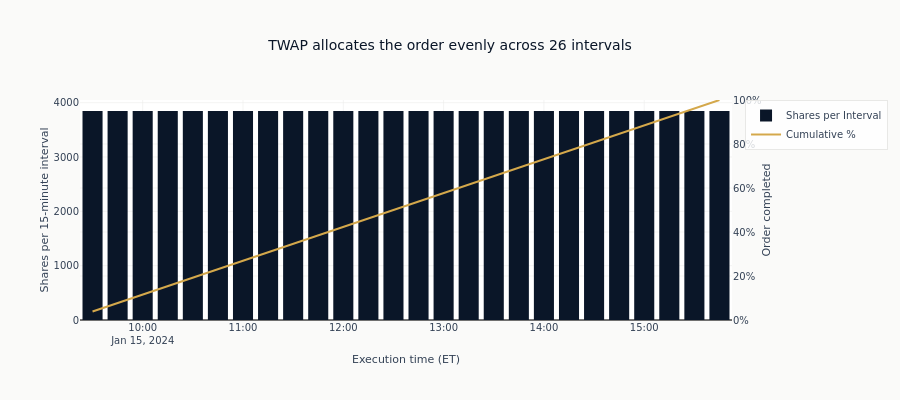

Notebook source saved alongside this figure:
### Markdown cell above
**Finding**: The TWAP summary confirms that the schedule is intentionally blind
to liquidity conditions. Equal slice sizes are a feature when the desk wants
robustness, but they also guarantee trading through the session's thin spots.

### Code cell
# Visualize the TWAP child orders and completion path.
fig = go.Figure()

times = twap.schedule["timestamp"].to_list()
shares = twap.schedule["shares"].to_list()

fig.add_bar(
    x=times,
    y=shares,
    name="Shares per Interval",
    marker_color=COLORS["blue"],
)

fig.add_scatter(
    x=times,
    y=twap.schedule["pct_complete"].to_list(),
    mode="lines",
    name="Cumulative %",
    yaxis="y2",
    line=dict(color=COLORS["amber"], width=2),
)

fig.update_layout(
    title=f"TWAP allocates the order evenly across {len(twap.schedule)} intervals",
    xaxis_title="Execution time (ET)",
    yaxis_title=f"Shares per {twap.interval_minutes}-minute interval",
    yaxis2=dict(
        title="Order completed",
        overlaying="y",
        side="right",
        tickformat=".0%",
        range=[0, 1],
    ),
    height=400,
)
fig.show()

### Figure 1 — Plotly figure (JSON) as saved in the notebook; plotly's stock layout.template omitted (floating-point values rounded to 4 significant figures)
{"data": [{"marker": {"color": "#0a1628"}, "name": "Shares per Interval", "type": "bar", "x": ["2024-01-15T09:30:00", "2024-01-15T09:45:00", "2024-01-15T10:00:00", "2024-01-15T10:15:00", "2024-01-15T10:30:00", "2024-01-15T10:45:00", "2024-01-15T11:00:00", "2024-01-15T11:15:00", "2024-01-15T11:30:00", "2024-01-15T11:45:00", "2024-01-15T12:00:00", "2024-01-15T12:15:00", "2024-01-15T12:30:00", "2024-01-15T12:45:00", "2024-01-15T13:00:00", "2024-01-15T13:15:00", "2024-01-15T13:30:00", "2024-01-15T13:45:00", "2024-01-15T14:00:00", "2024-01-15T14:15:00", "2024-01-15T14:30:00", "2024-01-15T14:45:00", "2024-01-15T15:00:00", "2024-01-15T15:15:00", "2024-01-15T15:30:00", "2024-01-15T15:45:00"], "y": [3847, 3847, 3847, 3847, 3846, 3846, 3846, 3846, 3846, 3846, 3846, 3846, 3846, 3846, 3846, 3846, 3846, 3846, 3846, 3846, 3846, 3846, 3846, 3846, 3846, 3846]}, {"line": {"color": "#D4A84B", "width": 2}, "mode": "lines", "name": "Cumulative %", "type": "scatter", "x": ["2024-01-15T09:30:00", "2024-01-15T09:45:00", "2024-01-15T10:00:00", "2024-01-15T10:15:00", "2024-01-15T10:30:00", "2024-01-15T10:45:00", "2024-01-15T11:00:00", "2024-01-15T11:15:00", "2024-01-15T11:30:00", "2024-01-15T11:45:00", "2024-01-15T12:00:00", "2024-01-15T12:15:00", "2024-01-15T12:30:00", "2024-01-15T12:45:00", "2024-01-15T13:00:00", "2024-01-15T13:15:00", "2024-01-15T13:30:00", "2024-01-15T13:45:00", "2024-01-15T14:00:00", "2024-01-15T14:15:00", "2024-01-15T14:30:00", "2024-01-15T14:45:00", "2024-01-15T15:00:00", "2024-01-15T15:15:00", "2024-01-15T15:30:00", "2024-01-15T15:45:00"], "y": [0.03847, 0.07694, 0.1154, 0.1539, 0.1923, 0.2308, 0.2693, 0.3077, 0.3462, 0.3846, 0.4231, 0.4616, 0.5, 0.5385, 0.5769, 0.6154, 0.6539, 0.6923, 0.7308, 0.7692, 0.8077, 0.8462, 0.8846, 0.9231, 0.9615, 1.0], "yaxis": "y2"}], "layout": {"height": 400, "title": {"text": "TWAP allocates the order evenly across 26 intervals"}, "xaxis": {"title": {"text": "Execution time (ET)"}}, "yaxis": {"title": {"text": "Shares per 15-minute interval"}}, "yaxis2": {"overlaying": "y", "range": [0, 1], "side": "right", "tickformat": ".0%", "title": {"text": "Order completed"}}}}
